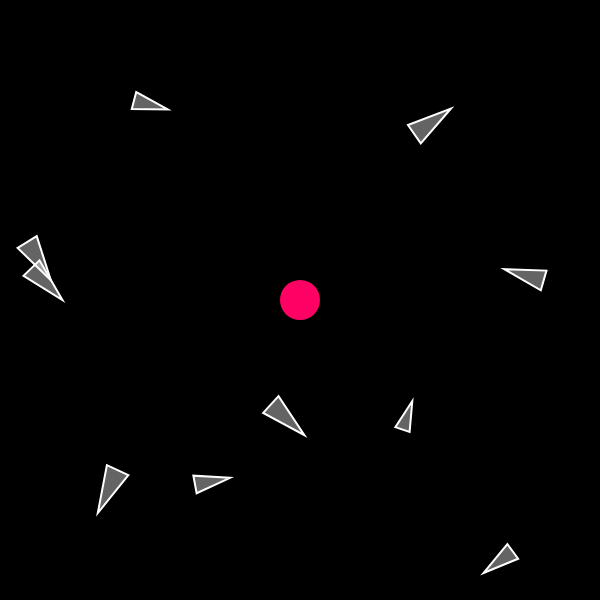
Frame 1 (no input)
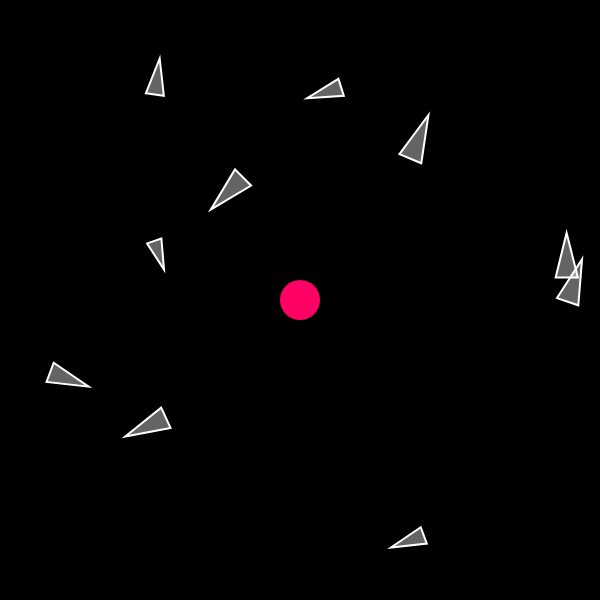
Frame 60 (no input)
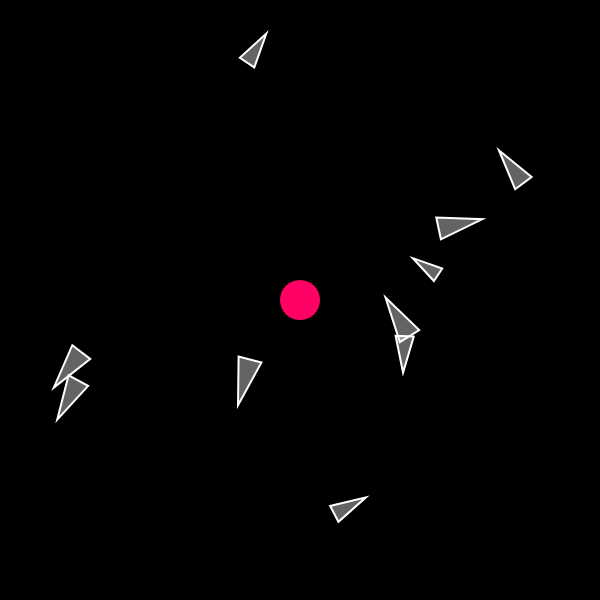
Frame 120 (the mouse pressed at the canvas centre since frame 60)

The p5.js sketch that drew these frames (run headless with seeded random() and noise() and a simulated clock; from frame 60 on, the mouse is pressed at the canvas centre):

// p5.js sketch
// ── sketch.js
const movers = [];
let attractor;

function setup() {
  createCanvas(600, 600);

  for (let i = 0; i < 10; i++) {
    const x = random(width);
    const y = random(height);
    const m = random(50, 150);

    movers[i] = new Mover(x, y, m);
  }

  attractor = new Attractor(width * 0.5, height * 0.5, 100);
}

function draw() {
  background(0);

  for (let mover of movers) {
    mover.update();
    mover.show();

    attractor.attract(mover);
  }

  if (mouseIsPressed) {
    attractor.pos.x = mouseX;
    attractor.pos.y = mouseY;
  }

  attractor.show();
}

// ── attractor.js
class Attractor {
  constructor(x, y, m) {
    this.pos = createVector(x, y);
    this.mass = m;
    this.radius = sqrt(this.mass) * 2;
  }

  attract(mover) {
    const force = p5.Vector.sub(this.pos, mover.pos);
    const distanceSq = constrain(force.magSq(), 100, 1000);
    const G = 5;
    const strength = (G * (this.mass * mover.mass)) / distanceSq;
    force.setMag(strength);

    mover.applyForce(force);
  }

  show() {
    noStroke();
    fill(255, 0, 100);
    ellipse(this.pos.x, this.pos.y, this.radius * 2);
  }
}

// ── mover.js
/*
 * We need to know the angle of the mover, but P%js has a function
 * to calculate that 'vel.heading()'
 */

class Mover {
  constructor(x, y, m) {
    this.pos = createVector(x, y);
    this.velocity = p5.Vector.random2D();
    this.velocity.mult(5);
    this.acceleration = createVector(0, 0);
    this.mass = m;
    this.radius = sqrt(this.mass) * 2;

    this.angle = 0;
  }

  applyForce(force) {
    const f = p5.Vector.div(force, this.mass);

    this.acceleration.add(f);
  }

  update() {
    this.velocity.add(this.acceleration);
    this.pos.add(this.velocity);

    this.acceleration.set(0, 0);
  }

  show() {
    stroke(255);
    strokeWeight(2);
    fill(255, 100);

    push();
    translate(this.pos.x, this.pos.y);
    this.angle = this.velocity.heading();
    rotate(this.angle);
    triangle(
      -this.radius,
      -this.radius / 2,
      -this.radius,
      this.radius / 2,
      this.radius,
      0
    );
    pop();
  }
}
